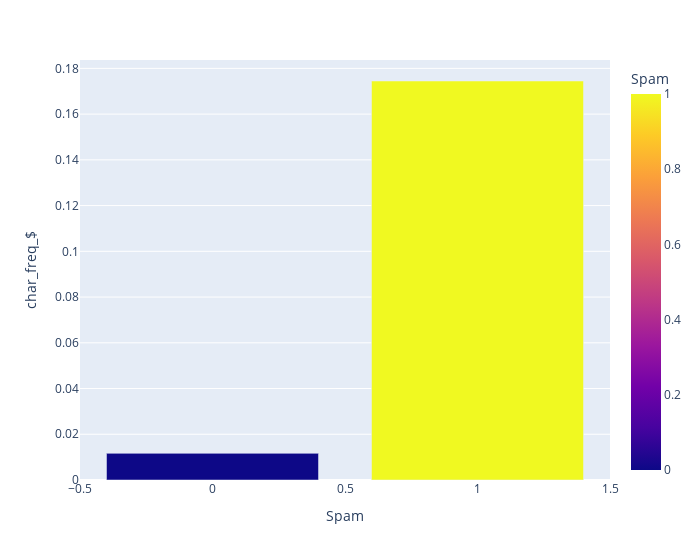

Notebook code for this chart:
### Code cell
df_CR_Tot=df.groupby('Spam', as_index=False)['char_freq_$'].mean()
fig=px.bar(df_CR_Tot,x='Spam',y='char_freq_$',width=700, color='Spam')
fig.show()

### Figure 1 — Plotly figure (JSON) as saved in the notebook; plotly's stock layout.template omitted (floating-point values rounded to 4 significant figures)
{"data": [{"alignmentgroup": "True", "hovertemplate": "Spam=%{marker.color}<br>char_freq_$=%{y}<extra></extra>", "legendgroup": "", "marker": {"color": [0, 1], "coloraxis": "coloraxis", "pattern": {"shape": ""}}, "name": "", "offsetgroup": "", "orientation": "v", "showlegend": false, "textposition": "auto", "type": "bar", "x": [0, 1], "xaxis": "x", "y": [0.01165, 0.1745], "yaxis": "y"}], "layout": {"barmode": "relative", "coloraxis": {"colorbar": {"title": {"text": "Spam"}}, "colorscale": [[0, "#0d0887"], [0.1111, "#46039f"], [0.2222, "#7201a8"], [0.3333, "#9c179e"], [0.4444, "#bd3786"], [0.5556, "#d8576b"], [0.6667, "#ed7953"], [0.7778, "#fb9f3a"], [0.8889, "#fdca26"], [1, "#f0f921"]]}, "legend": {"tracegroupgap": 0}, "margin": {"t": 60}, "width": 700, "xaxis": {"anchor": "y", "domain": [0, 1], "title": {"text": "Spam"}}, "yaxis": {"anchor": "x", "domain": [0, 1], "title": {"text": "char_freq_$"}}}}
